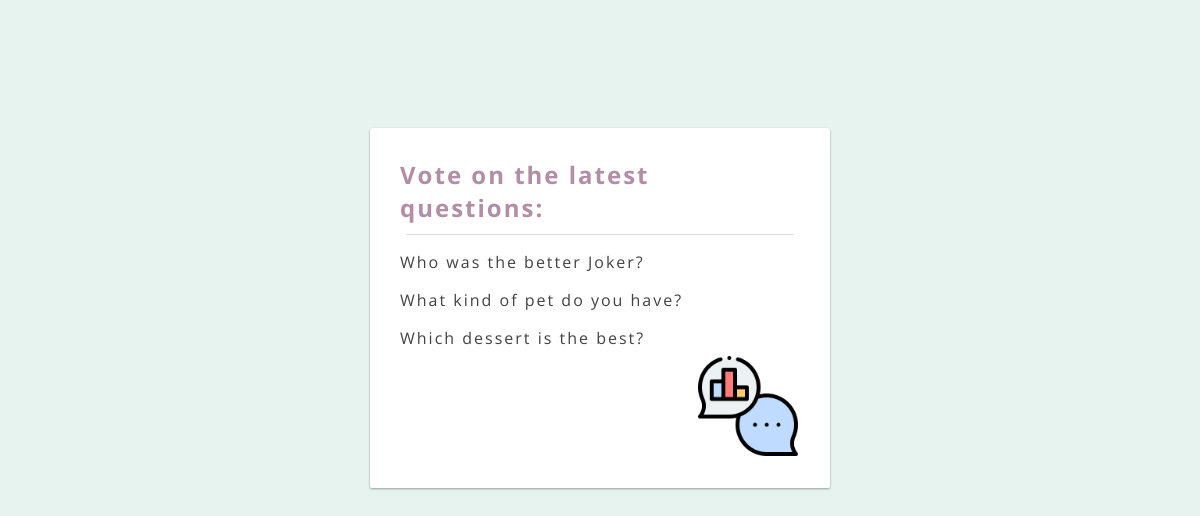
Screenshot of /polls/ with the database file from the repository.
### polls/models.py (models this page shows, shortened)
class Question(models.Model):
    question_text = models.CharField(max_length=200)
    pub_date = models.DateTimeField('date published')

### polls/views.py (the view)
# urls.py: path('', views.IndexView.as_view(), name='index'),
class IndexView(generic.ListView):
    template_name = 'polls/index.html'
    context_object_name = 'latest_question_list'
    def get_queryset(self):
        return Question.objects.order_by('-pub_date')[:5]

### polls/templates/polls/index.html (shortened to what this page needs)
{% load static %}
<link rel="stylesheet" type="text/css" href="{% static 'polls/style.css' %}">
<div class="card">
    <h2>Vote on the latest questions:</h2>
    {% if latest_question_list %}
        {% for question in latest_question_list %}
            <p><a href="{% url 'polls:detail' question.id %}">{{ question.question_text }}</a></p>
        {% endfor %}
    {% else %}
        <p>No polls are available.</p>
    {% endif %}
    <img src="{% static 'polls/images/analytics.png' %}" width="100px" height="auto" style="position: absolute; bottom: 2em; right: 2em;">
</div>

### polls/static/polls/style.css (style rules this page uses)
h2,h3 { margin: 0 0 10 0; color: #b18ea6; }
.card { background: #fff; border-radius: 2px; height: 300px; margin: 8em auto; position: relative; width: 400px; box-shadow: 0 1px 3px rgba(0,0,0,0.12), 0 1px 2px rgba(0,0,0,0.24); transition: all 0.3s cubic-bezier(.25,.8,.25,1); padding: 30px; letter-spacing: 2px; }
a { text-decoration: none; color: rgb(66, 66, 66); }

### rows the page displays
Question: question_text "Who was the better Joker?"
Question: question_text "What kind of pet do you have?"
Question: question_text "Which dessert is the best?"
